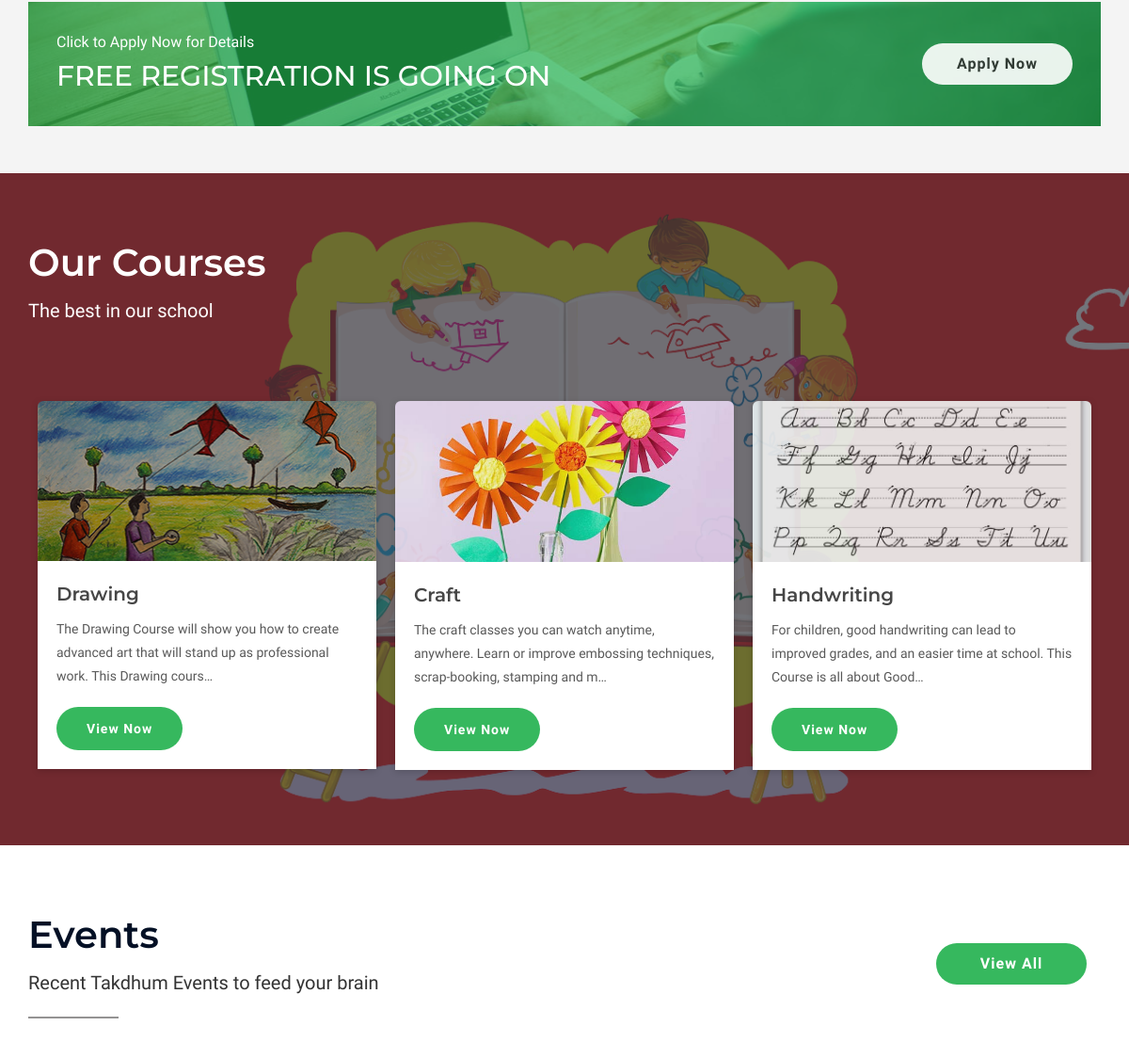
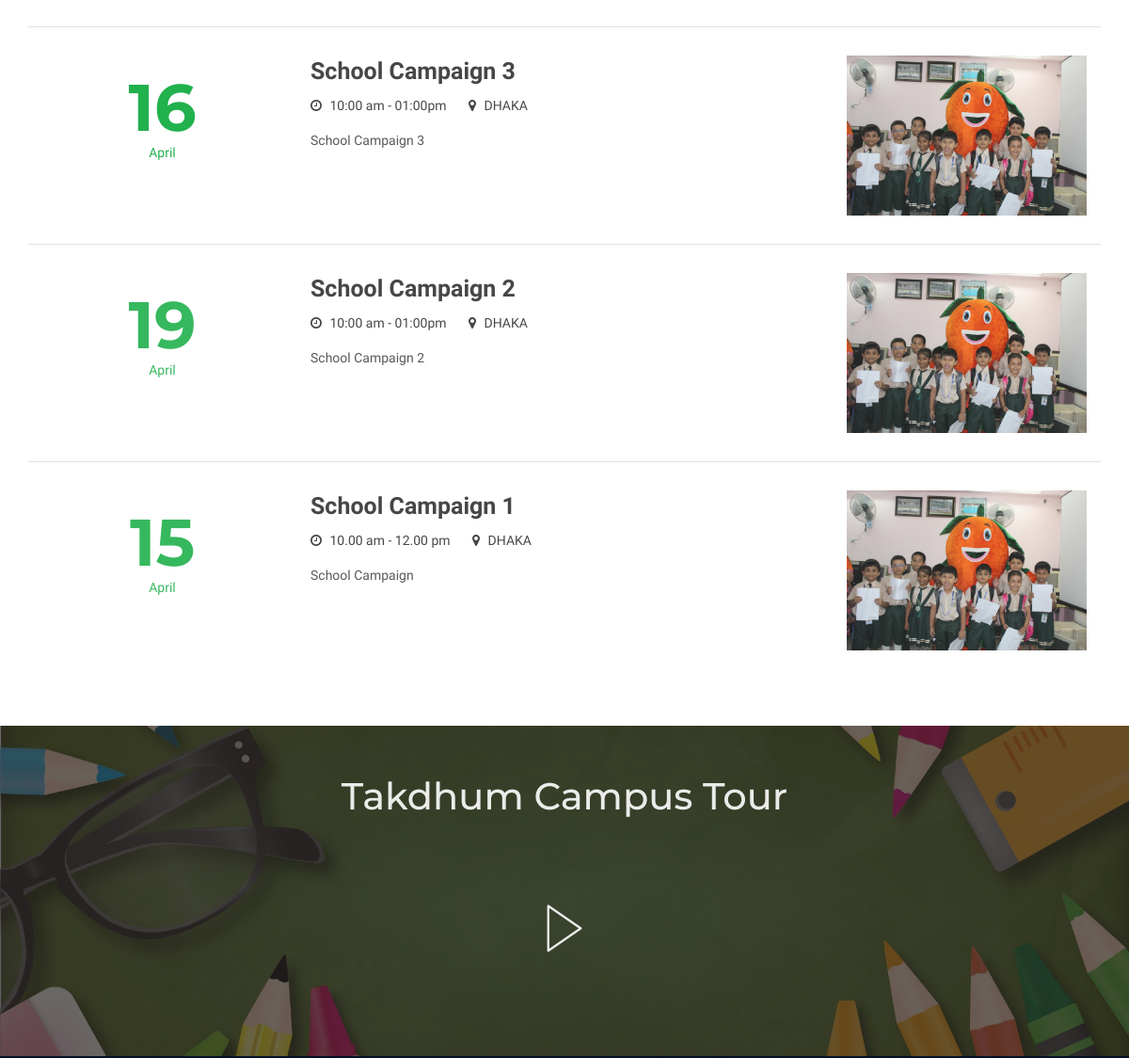
Before: / (middle part) with the older database file (2 pictures, top to bottom).
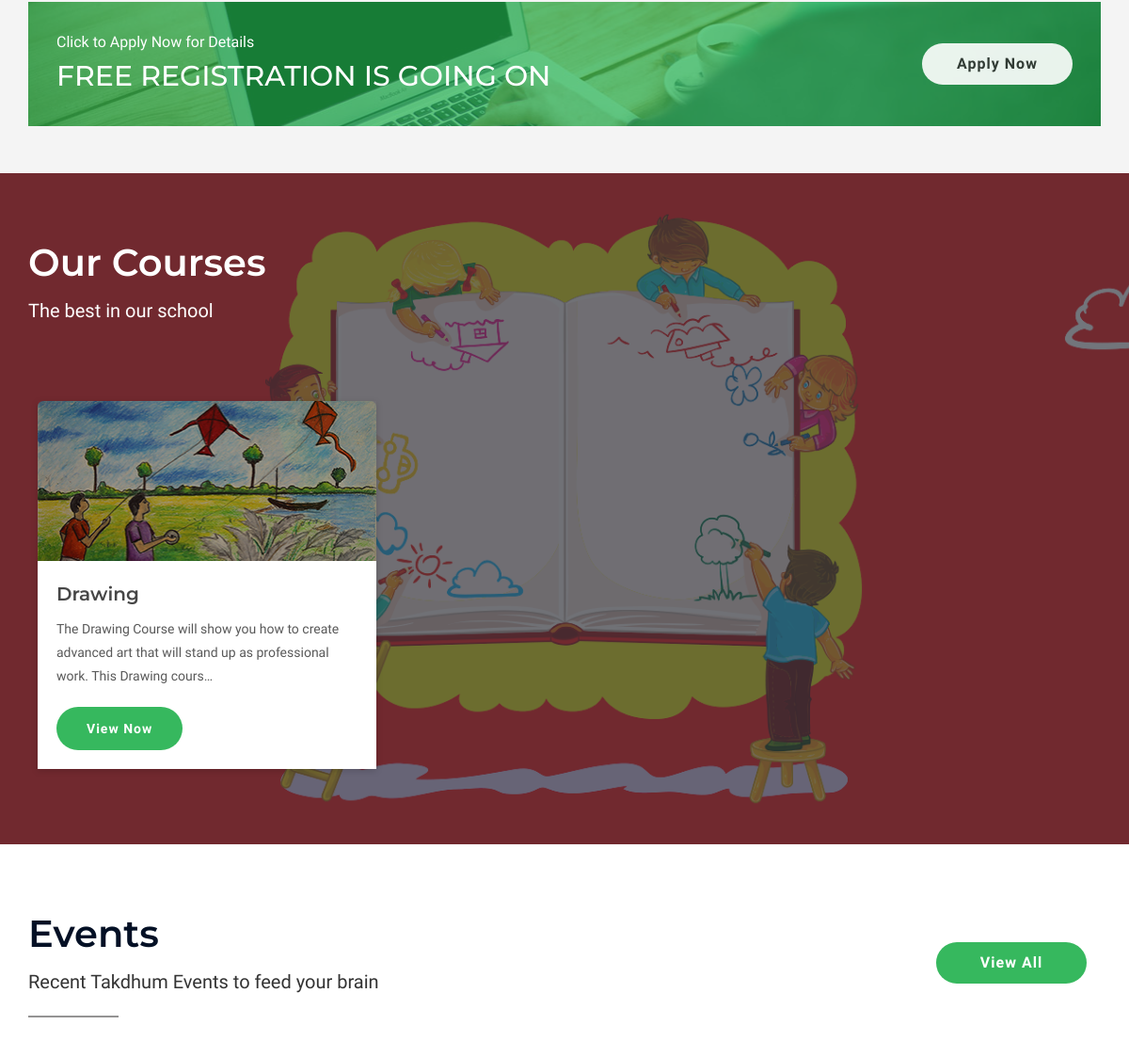
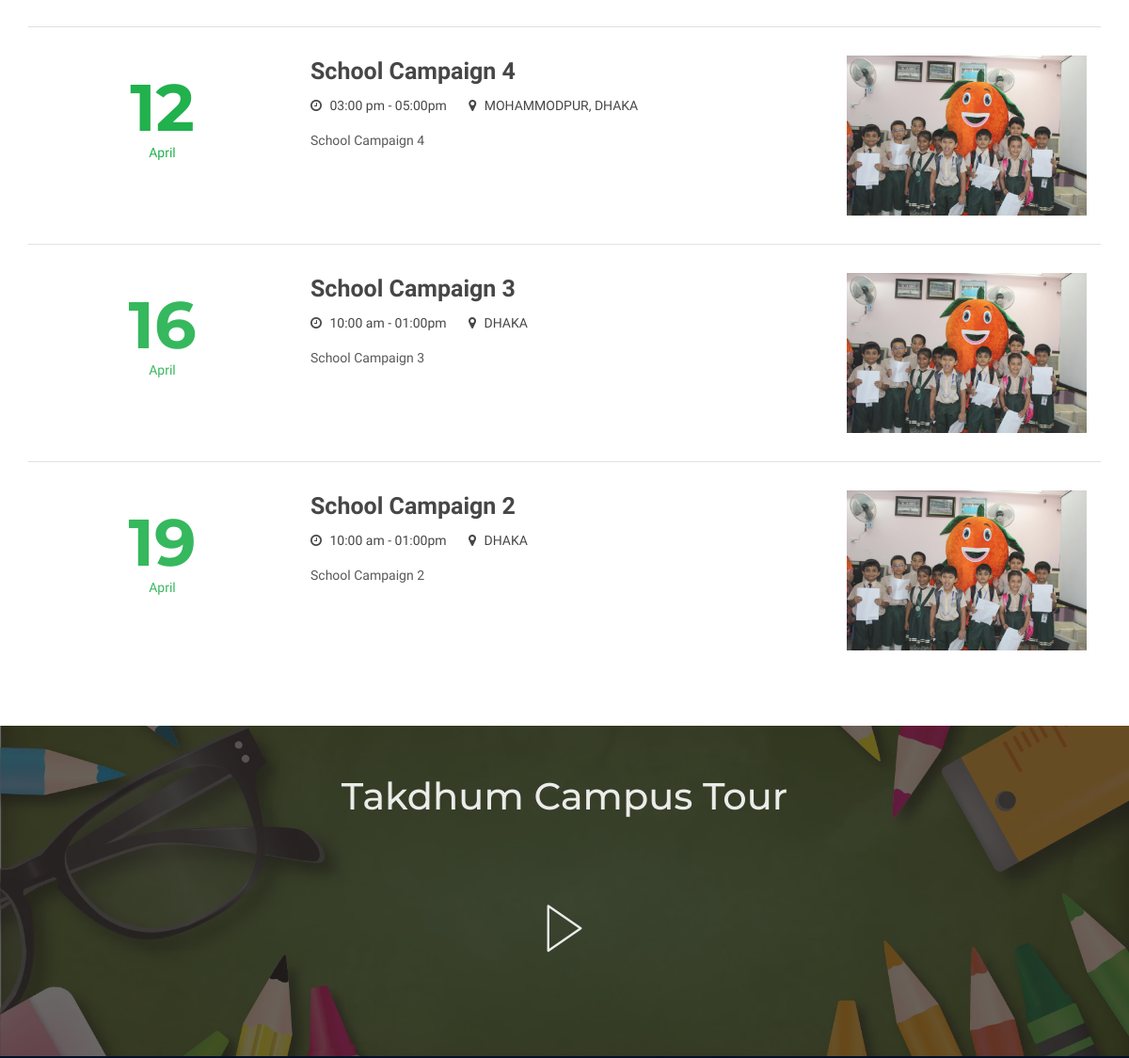
After: the same page with the newer database file (2 pictures, top to bottom).
### web/models.py (models this page shows, shortened)
class CourseCategory(models.Model):
    category_name = models.CharField(max_length=50)
    category_url = models.CharField(max_length=50)
    thumbnail_image = models.ImageField(upload_to='Course_Category', blank=True, null=True)
    description = models.TextField(blank=True, null=True)

class Event(models.Model):
    title = models.CharField(max_length=200)
    description = models.TextField()
    date = models.CharField(max_length=3)
    month = models.CharField(max_length=10)
    start_and_end_time = models.CharField(max_length=100)
    location = models.CharField(max_length=100)
    image = models.ImageField(upload_to='Events')
    gallery_image1 = models.FileField(blank=True, null=True, upload_to='Gallery/events')
    gallery_image2 = models.FileField(blank=True, null=True, upload_to='Gallery/events')
    gallery_image3 = models.FileField(blank=True, null=True, upload_to='Gallery/events')
    gallery_image4 = models.FileField(blank=True, null=True, upload_to='Gallery/events')
    gallery_image5 = models.FileField(blank=True, null=True, upload_to='Gallery/events')
    gallery_image6 = models.FileField(blank=True, null=True, upload_to='Gallery/events')
    gallery_image7 = models.FileField(blank=True, null=True, upload_to='Gallery/events')
    gallery_image8 = models.FileField(blank=True, null=True, upload_to='Gallery/events')
    gallery_image9 = models.FileField(blank=True, null=True, upload_to='Gallery/events')
    gallery_image10 = models.FileField(blank=True, null=True, upload_to='Gallery/events')
    gallery_image11 = models.FileField(blank=True, null=True, upload_to='Gallery/events')
    gallery_image12 = models.FileField(blank=True, null=True, upload_to='Gallery/events')
    upload_time = models.DateTimeField(auto_now=False, auto_now_add=True)
    update_time = models.DateTimeField(auto_now=True, auto_now_add=False)

### web/views.py (the view)
# urls.py: path('', views.index, name='index'),
def index(request):
    categories = CourseCategory.objects.all()
    basic_info = Basic_info.objects.first()
    sliders = Slider.objects.all()
    courses = Course.objects.all()[::-1]
    events = Event.objects.all().order_by('-upload_time')
    if len(events) > 3:
        events = events[0:3]
    projects = Project.objects.all().order_by('-upload_time')
    testimonials = Testimonial.objects.last()
    if request.method == 'POST':
        form = SubcriberForm(request.POST)
        if form.is_valid():
            form.save()
            messages.success(request, 'You successfully subscribe in Takdhum.')
    else:
        form = SubcriberForm()
    context = {
        'categories': categories,
        'slides': sliders,
        's': courses,
        'info': basic_info,
        'events': events,
        'projects': projects,
        't': testimonials,
        'form': form,
    }
    return render(request, 'takdhum/index.html', context)

### web/templates/takdhum/index.html (shortened to what this page needs)
{% extends 'takdhum/html/base.html' %}
{% load staticfiles %}
{% block body %}
            <section class="uv-join bg-2">
                <div class="container">
                    <div class="section-separator">
                        <div class="uv-join-inner image-bg" style="background-image: url({% static "takdhum/assets/images/join-bg.jpg" %});">
                            <div class="join-content wow fadeIn" data-wow-delay="0.2s">
                                <span>Click to Apply Now for Details</span>
                                {% if not request.user.is_authenticated %}
                                <h3>Free Registration is Going on</h3>
                                <div class="join-btn">
                                    <a href="{% url 'sign-up' %}" class="btn btn-base">Apply Now</a>
                                </div>
                                {% else %}
                                <h3>Thank you for stay with us </h3>
                                <div class="join-btn">
                                    <a href="{% url 'all_course' %}" class="btn btn-base">View Courses</a>
                                </div>
                                {% endif %}
                            </div>
                        </div>
                    </div>
                </div>
            </section>
        {% include 'takdhum/home_page/index_page_course.html' %}
        {% include 'takdhum/home_page/events.html' %}
        <section class="uv-video image-bg" style="background-image: url({% static "takdhum/assets/images/website-banner-design.png" %});">
            <div class="overlay">
                <div class="container">
                    <div class="row section-separator wow fadeIn" data-wow-delay="0.2s">
                        <h2>Takdhum Campus Tour</h2>
                        <div class="button">
                            <a data-fancybox href="{{ info.promo_video }}"><i class="fa flaticon-play-button"></i></a>
                        </div>
                    </div>
                </div>
            </div>
        </section>
{% endblock body %}

### web/templates/takdhum/home_page/index_page_course.html
{% load staticfiles %}
<section class="uv-course image-bg" style="background-image: url({% static "takdhum/assets/images/Takdhum banner2.png" %});">
    <div class="overlay">
        <div class="container">
            <div class="row section-separator">
                <div class="section-title col-xs-12 wow fadeIn" data-wow-delay="0.2s">
                    <h2>Our Courses</h2>
                    <span>The best in our school</span>
                </div>
                <div class="each-courses col-xs-12 wow fadeIn" id="uv-carousel" data-wow-delay="0.3s">
                    {% for c in categories %}
                    <div class="item">
                        <a href="{% url 'single_category' category=c.category_url %}">
                            <div class="course-inner">
                                <div class="course-banner">
                                    <img src="{{ c.thumbnail_image.url }}" alt="{{ c.category_name }" class="img-responsive">
                                </div>
                                <div class="course-content">
                                    <h4>{{ c.category_name }}</h4>
                                    <p>{{ c.description|truncatechars:120 }}</p>
                                     <a href="{% url 'single_category' category=c.category_url %}" class="btn btn-base">View Now</a>
                                </div>
                            </div>
                        </a>
                    </div>
                    {% endfor %}
                </div>
            </div>
        </div>
    </div>
</section>

### web/templates/takdhum/home_page/events.html
{% load staticfiles %}
<section class="uv-event">
    <div class="container">
        <div class="row section-separator">
            <div class="section-title col-xs-12 wow fadeIn" data-wow-delay="0.2s">
                <h2>Events</h2>
                <span>Recent Takdhum Events to feed your brain</span>
                <hr class="uv-hr">
                <a href="{% url 'event_list' %}" class="btn btn-base view-full-event"> View All</a>
            </div>
            <div class="uv-each-events col-xs-12">
                <ul>
                    {% for event in events %}
                    <li class="wow fadeInUp" data-wow-delay="0.2s">
                        <div class="col-sm-3">
                            <div class="uv-event-date">
                                <h3> {{ event.date }} </h3>
                                <span>{{ event.month }}</span>
                            </div>
                        </div>
                        <div class="col-sm-6">
                            <div class="uv-event-content">
                                <a href="{% url 'single_event_page' event_id=event.id %}"><h4>{{ event.title }}</h4>
                                <div class="schedule">
                                    <span class="uv-event-time"><i class="fa fa-clock-o main-color"></i> {{ event.start_and_end_time }}</span>
                                    <span class="uv-event-place"><i class="fa fa-map-marker main-color"></i> {{ event.location }}</span>
                                </div>
                                <p>{{ event.description|truncatewords:25 }}</p>
                            </div>
                        </div>
                        <div class="col-sm-3">
                            <img src="{{ event.image.url }}" alt="{{ event.title }}" class="img-responsive">
                        </div>
                    </li>
                    {% endfor %}
                </ul>
            </div>
        </div>
    </div>
</section>

Changed rows visible on the page:
removed CourseCategory: thumbnail_image (picture), category_name "Craft", description "The craft classes you can watch anytime, anywhere. Learn or improve embossing techniques, scrap-booking, stamping and m…"
removed CourseCategory: thumbnail_image (picture), category_name "Handwriting", description "For children, good handwriting can lead to improved grades, and an easier time at school. This Course is all about Good…"
no longer on this page (row unchanged): Event: date "15", month "April", title "School Campaign 1", start_and_end_time "10.00 am - 12.00 pm", location "DHAKA", description "School Campaign", image (picture)
added Event: date "12", month "April", title "School Campaign 4", start_and_end_time "03:00 pm - 05:00pm", location "MOHAMMODPUR, DHAKA", description "School Campaign 4", image (picture)
